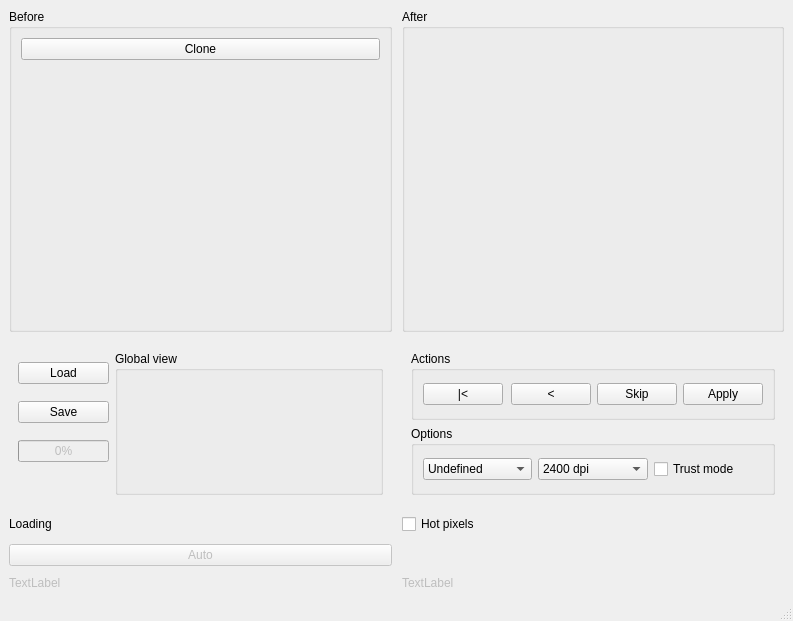
<ui version="4.0" >
 <class>Tamanoir</class>
 <widget class="QMainWindow" name="Tamanoir" >
  <property name="geometry" >
   <rect>
    <x>0</x>
    <y>0</y>
    <width>793</width>
    <height>621</height>
   </rect>
  </property>
  <property name="windowTitle" >
   <string>Tamanoir</string>
  </property>
  <widget class="QWidget" name="centralwidget" >
   <layout class="QVBoxLayout" name="verticalLayout" >
    <item>
     <layout class="QGridLayout" name="gridLayout" >
      <property name="sizeConstraint" >
       <enum>QLayout::SetNoConstraint</enum>
      </property>
      <property name="spacing" >
       <number>10</number>
      </property>
      <item row="2" column="0" >
       <widget class="QWidget" native="1" name="widget" >
        <property name="sizePolicy" >
         <sizepolicy vsizetype="Minimum" hsizetype="Expanding" >
          <horstretch>1</horstretch>
          <verstretch>1</verstretch>
         </sizepolicy>
        </property>
        <layout class="QHBoxLayout" name="horizontalLayout_2" >
         <item>
          <layout class="QVBoxLayout" name="verticalLayout_2" >
           <property name="sizeConstraint" >
            <enum>QLayout::SetMinimumSize</enum>
           </property>
           <item>
            <widget class="QPushButton" name="loadButton" >
             <property name="sizePolicy" >
              <sizepolicy vsizetype="Fixed" hsizetype="Preferred" >
               <horstretch>0</horstretch>
               <verstretch>0</verstretch>
              </sizepolicy>
             </property>
             <property name="text" >
              <string>Load</string>
             </property>
            </widget>
           </item>
           <item>
            <widget class="QPushButton" name="saveButton" >
             <property name="sizePolicy" >
              <sizepolicy vsizetype="Fixed" hsizetype="Preferred" >
               <horstretch>0</horstretch>
               <verstretch>0</verstretch>
              </sizepolicy>
             </property>
             <property name="toolTip" >
              <string>Save image</string>
             </property>
             <property name="text" >
              <string>Save</string>
             </property>
            </widget>
           </item>
           <item>
            <widget class="QProgressBar" name="overAllProgressBar" >
             <property name="enabled" >
              <bool>false</bool>
             </property>
             <property name="sizePolicy" >
              <sizepolicy vsizetype="Fixed" hsizetype="Preferred" >
               <horstretch>0</horstretch>
               <verstretch>0</verstretch>
              </sizepolicy>
             </property>
             <property name="value" >
              <number>0</number>
             </property>
             <property name="orientation" >
              <enum>Qt::Horizontal</enum>
             </property>
            </widget>
           </item>
           <item>
            <spacer name="verticalSpacer" >
             <property name="orientation" >
              <enum>Qt::Vertical</enum>
             </property>
             <property name="sizeType" >
              <enum>QSizePolicy::Minimum</enum>
             </property>
             <property name="sizeHint" stdset="0" >
              <size>
               <width>20</width>
               <height>20</height>
              </size>
             </property>
            </spacer>
           </item>
          </layout>
         </item>
         <item>
          <widget class="QGroupBox" name="largViewFrame" >
           <property name="sizePolicy" >
            <sizepolicy vsizetype="Preferred" hsizetype="Expanding" >
             <horstretch>0</horstretch>
             <verstretch>0</verstretch>
            </sizepolicy>
           </property>
           <property name="title" >
            <string>Global view</string>
           </property>
           <layout class="QHBoxLayout" name="horizontalLayout" >
            <item>
             <widget class="QImageDisplay" name="mainPixmapLabel" >
              <property name="sizePolicy" >
               <sizepolicy vsizetype="Fixed" hsizetype="Fixed" >
                <horstretch>0</horstretch>
                <verstretch>0</verstretch>
               </sizepolicy>
              </property>
              <property name="minimumSize" >
               <size>
                <width>20</width>
                <height>20</height>
               </size>
              </property>
              <property name="maximumSize" >
               <size>
                <width>256</width>
                <height>120</height>
               </size>
              </property>
              <property name="sizeIncrement" >
               <size>
                <width>8</width>
                <height>8</height>
               </size>
              </property>
              <property name="baseSize" >
               <size>
                <width>200</width>
                <height>120</height>
               </size>
              </property>
              <property name="toolTip" >
               <string>Main display : current dust is marked in blue, corrected ones in green, ones with refused proposals in yellow</string>
              </property>
              <property name="pixmap" >
               <pixmap/>
              </property>
              <property name="scaledContents" >
               <bool>false</bool>
              </property>
              <property name="alignment" >
               <set>Qt::AlignCenter</set>
              </property>
              <property name="wordWrap" >
               <bool>false</bool>
              </property>
             </widget>
            </item>
           </layout>
           <zorder>mainPixmapLabel</zorder>
           <zorder></zorder>
          </widget>
         </item>
        </layout>
       </widget>
      </item>
      <item row="2" column="1" >
       <widget class="QWidget" native="1" name="widget_2" >
        <property name="sizePolicy" >
         <sizepolicy vsizetype="Preferred" hsizetype="Expanding" >
          <horstretch>0</horstretch>
          <verstretch>0</verstretch>
         </sizepolicy>
        </property>
        <layout class="QVBoxLayout" name="verticalLayout_5" >
         <item>
          <widget class="QGroupBox" name="toolFrame" >
           <property name="sizePolicy" >
            <sizepolicy vsizetype="Preferred" hsizetype="Expanding" >
             <horstretch>0</horstretch>
             <verstretch>0</verstretch>
            </sizepolicy>
           </property>
           <property name="title" >
            <string>Actions</string>
           </property>
           <layout class="QHBoxLayout" name="horizontalLayout_4" >
            <item>
             <widget class="QPushButton" name="rewindButton" >
              <property name="toolTip" >
               <string>Rewind to top-left of image for dust searching</string>
              </property>
              <property name="text" >
               <string>|&lt;</string>
              </property>
             </widget>
            </item>
            <item>
             <spacer name="horizontalSpacer" >
              <property name="orientation" >
               <enum>Qt::Horizontal</enum>
              </property>
              <property name="sizeHint" stdset="0" >
               <size>
                <width>40</width>
                <height>20</height>
               </size>
              </property>
             </spacer>
            </item>
            <item>
             <widget class="QPushButton" name="prevButton" >
              <property name="toolTip" >
               <string>Go back to previous correction</string>
              </property>
              <property name="text" >
               <string>&lt;</string>
              </property>
             </widget>
            </item>
            <item>
             <widget class="QPushButton" name="skipButton" >
              <property name="toolTip" >
               <string>Skip the correction and go to next proposal</string>
              </property>
              <property name="text" >
               <string>Skip</string>
              </property>
             </widget>
            </item>
            <item>
             <widget class="QPushButton" name="correctButton" >
              <property name="toolTip" >
               <string>Apply this correction then go to next</string>
              </property>
              <property name="text" >
               <string>Apply</string>
              </property>
             </widget>
            </item>
           </layout>
          </widget>
         </item>
         <item>
          <widget class="QGroupBox" name="groupBox_4" >
           <property name="sizePolicy" >
            <sizepolicy vsizetype="Preferred" hsizetype="Expanding" >
             <horstretch>0</horstretch>
             <verstretch>0</verstretch>
            </sizepolicy>
           </property>
           <property name="title" >
            <string>Options</string>
           </property>
           <layout class="QHBoxLayout" name="horizontalLayout_3" >
            <item>
             <widget class="QComboBox" name="typeComboBox" >
              <property name="toolTip" >
               <string>Film type : positive (from digital cameras or slides) or negative</string>
              </property>
              <item>
               <property name="text" >
                <string>Undefined</string>
               </property>
              </item>
              <item>
               <property name="text" >
                <string>Negative</string>
               </property>
              </item>
              <item>
               <property name="text" >
                <string>Positive</string>
               </property>
              </item>
             </widget>
            </item>
            <item>
             <widget class="QComboBox" name="dpiComboBox" >
              <property name="toolTip" >
               <string>Scan resolution, used to guess the size on minimal dust</string>
              </property>
              <property name="currentIndex" >
               <number>3</number>
              </property>
              <item>
               <property name="text" >
                <string>Undefined</string>
               </property>
              </item>
              <item>
               <property name="text" >
                <string>600 dpi</string>
               </property>
              </item>
              <item>
               <property name="text" >
                <string>1200 dpi</string>
               </property>
              </item>
              <item>
               <property name="text" >
                <string>2400 dpi</string>
               </property>
              </item>
              <item>
               <property name="text" >
                <string>3200 dpi</string>
               </property>
              </item>
              <item>
               <property name="text" >
                <string>4800 dpi</string>
               </property>
              </item>
             </widget>
            </item>
            <item>
             <widget class="QCheckBox" name="trustCheckBox" >
              <property name="toolTip" >
               <string>Trust small dusts with very good correction proposal</string>
              </property>
              <property name="text" >
               <string>Trust mode</string>
              </property>
              <property name="checked" >
               <bool>false</bool>
              </property>
             </widget>
            </item>
           </layout>
          </widget>
         </item>
        </layout>
       </widget>
      </item>
      <item row="0" column="1" >
       <widget class="QGroupBox" name="dustGroupBox" >
        <property name="sizePolicy" >
         <sizepolicy vsizetype="Expanding" hsizetype="Expanding" >
          <horstretch>1</horstretch>
          <verstretch>0</verstretch>
         </sizepolicy>
        </property>
        <property name="minimumSize" >
         <size>
          <width>300</width>
          <height>300</height>
         </size>
        </property>
        <property name="title" >
         <string>After</string>
        </property>
        <layout class="QVBoxLayout" name="verticalLayout_4" >
         <item>
          <spacer name="verticalSpacer_2" >
           <property name="orientation" >
            <enum>Qt::Vertical</enum>
           </property>
           <property name="sizeHint" stdset="0" >
            <size>
             <width>20</width>
             <height>40</height>
            </size>
           </property>
          </spacer>
         </item>
         <item>
          <widget class="QLabel" name="correctPixmapLabel" >
           <property name="sizePolicy" >
            <sizepolicy vsizetype="Fixed" hsizetype="Fixed" >
             <horstretch>0</horstretch>
             <verstretch>0</verstretch>
            </sizepolicy>
           </property>
           <property name="minimumSize" >
            <size>
             <width>200</width>
             <height>200</height>
            </size>
           </property>
           <property name="pixmap" >
            <pixmap/>
           </property>
           <property name="scaledContents" >
            <bool>false</bool>
           </property>
           <property name="alignment" >
            <set>Qt::AlignBottom|Qt::AlignLeading|Qt::AlignLeft</set>
           </property>
           <property name="wordWrap" >
            <bool>false</bool>
           </property>
          </widget>
         </item>
        </layout>
       </widget>
      </item>
      <item row="0" column="0" >
       <widget class="QGroupBox" name="cropGroupBox" >
        <property name="sizePolicy" >
         <sizepolicy vsizetype="Expanding" hsizetype="Expanding" >
          <horstretch>1</horstretch>
          <verstretch>2</verstretch>
         </sizepolicy>
        </property>
        <property name="minimumSize" >
         <size>
          <width>300</width>
          <height>300</height>
         </size>
        </property>
        <property name="title" >
         <string>Before</string>
        </property>
        <layout class="QVBoxLayout" name="verticalLayout_3" >
         <item>
          <widget class="QPushButton" name="linearButton" >
           <property name="toolTip" >
            <string>Linear correction: draw the trajectory of correction in "Original" display</string>
           </property>
           <property name="text" >
            <string>Clone</string>
           </property>
          </widget>
         </item>
         <item>
          <widget class="QImageDisplay" name="cropPixmapLabel" >
           <property name="minimumSize" >
            <size>
             <width>200</width>
             <height>200</height>
            </size>
           </property>
           <property name="sizeIncrement" >
            <size>
             <width>4</width>
             <height>4</height>
            </size>
           </property>
           <property name="mouseTracking" >
            <bool>true</bool>
           </property>
           <property name="contextMenuPolicy" >
            <enum>Qt::DefaultContextMenu</enum>
           </property>
           <property name="toolTip" >
            <string>Drag the green rectangle region to change correction origin. Right clic to resize correction rectangle.</string>
           </property>
           <property name="pixmap" >
            <pixmap/>
           </property>
           <property name="scaledContents" >
            <bool>false</bool>
           </property>
           <property name="alignment" >
            <set>Qt::AlignCenter</set>
           </property>
           <property name="wordWrap" >
            <bool>false</bool>
           </property>
          </widget>
         </item>
        </layout>
       </widget>
      </item>
      <item row="5" column="1" >
       <widget class="QLabel" name="diffPixmapLabel" >
        <property name="enabled" >
         <bool>false</bool>
        </property>
        <property name="sizePolicy" >
         <sizepolicy vsizetype="Preferred" hsizetype="Expanding" >
          <horstretch>0</horstretch>
          <verstretch>0</verstretch>
         </sizepolicy>
        </property>
        <property name="text" >
         <string>TextLabel</string>
        </property>
       </widget>
      </item>
      <item row="4" column="0" >
       <widget class="QPushButton" name="autoButton" >
        <property name="enabled" >
         <bool>false</bool>
        </property>
        <property name="sizePolicy" >
         <sizepolicy vsizetype="Fixed" hsizetype="Expanding" >
          <horstretch>0</horstretch>
          <verstretch>0</verstretch>
         </sizepolicy>
        </property>
        <property name="toolTip" >
         <string>Automatically correct the whole image</string>
        </property>
        <property name="text" >
         <string>Auto</string>
        </property>
       </widget>
      </item>
      <item row="3" column="0" >
       <widget class="QLabel" name="loadingTextLabel" >
        <property name="sizePolicy" >
         <sizepolicy vsizetype="Preferred" hsizetype="Expanding" >
          <horstretch>0</horstretch>
          <verstretch>0</verstretch>
         </sizepolicy>
        </property>
        <property name="text" >
         <string>Loading</string>
        </property>
        <property name="wordWrap" >
         <bool>false</bool>
        </property>
       </widget>
      </item>
      <item row="3" column="1" >
       <widget class="QCheckBox" name="hotPixelsCheckBox" >
        <property name="sizePolicy" >
         <sizepolicy vsizetype="Fixed" hsizetype="Expanding" >
          <horstretch>0</horstretch>
          <verstretch>0</verstretch>
         </sizepolicy>
        </property>
        <property name="toolTip" >
         <string>Enable hot pixels removal, e.g. very small light points</string>
        </property>
        <property name="text" >
         <string>Hot pixels</string>
        </property>
        <property name="checked" >
         <bool>false</bool>
        </property>
       </widget>
      </item>
      <item row="5" column="0" >
       <widget class="QLabel" name="growPixmapLabel" >
        <property name="enabled" >
         <bool>false</bool>
        </property>
        <property name="sizePolicy" >
         <sizepolicy vsizetype="Preferred" hsizetype="Expanding" >
          <horstretch>0</horstretch>
          <verstretch>0</verstretch>
         </sizepolicy>
        </property>
        <property name="text" >
         <string>TextLabel</string>
        </property>
       </widget>
      </item>
     </layout>
    </item>
   </layout>
  </widget>
  <widget class="QStatusBar" name="statusbar" />
 </widget>
 <customwidgets>
  <customwidget>
   <class>QImageDisplay</class>
   <extends>QLabel</extends>
   <header>qimagedisplay.h</header>
  </customwidget>
 </customwidgets>
 <resources/>
 <connections/>
</ui>
